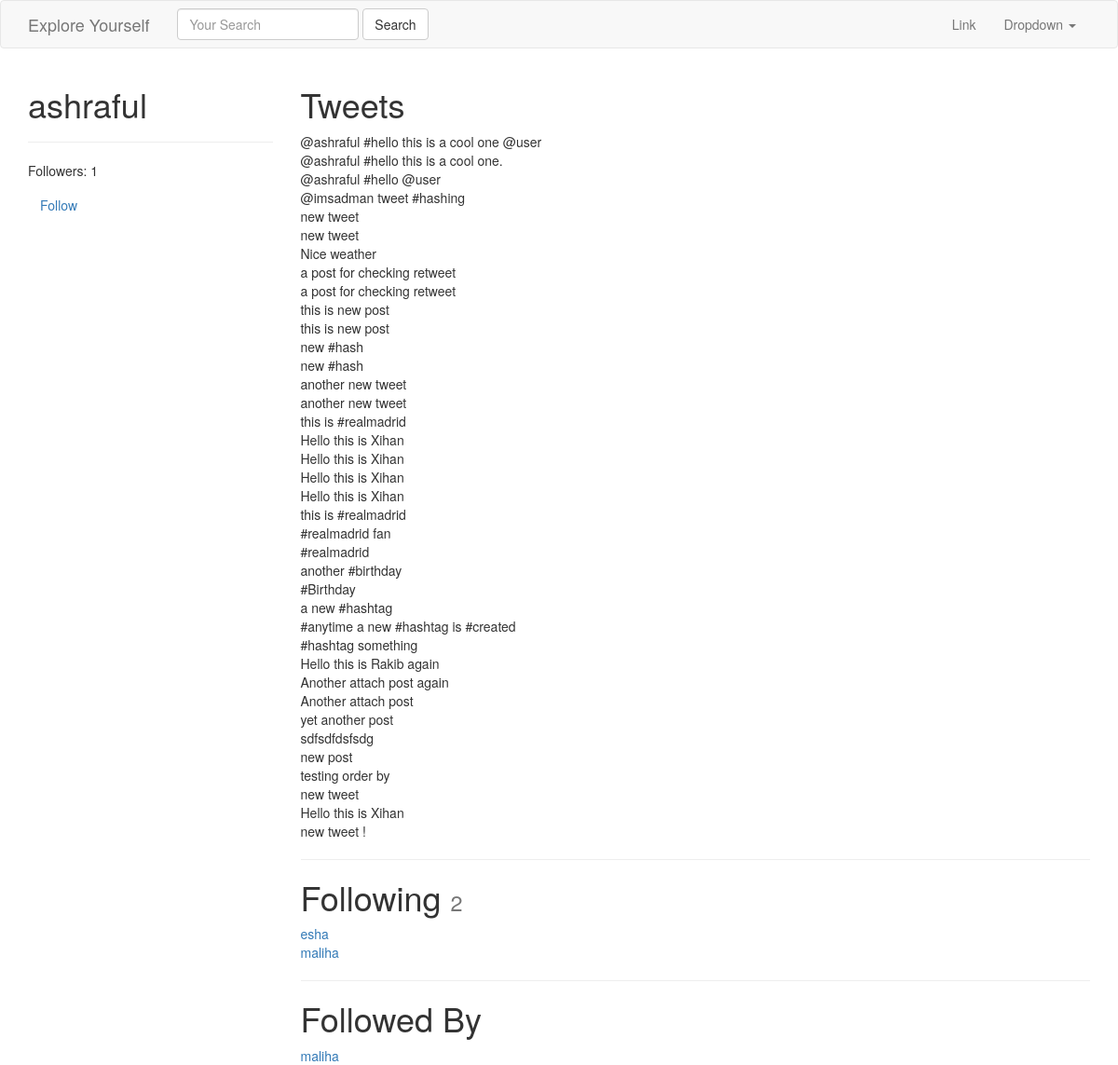
Before: /ashraful/ (signed in) with the older database file.
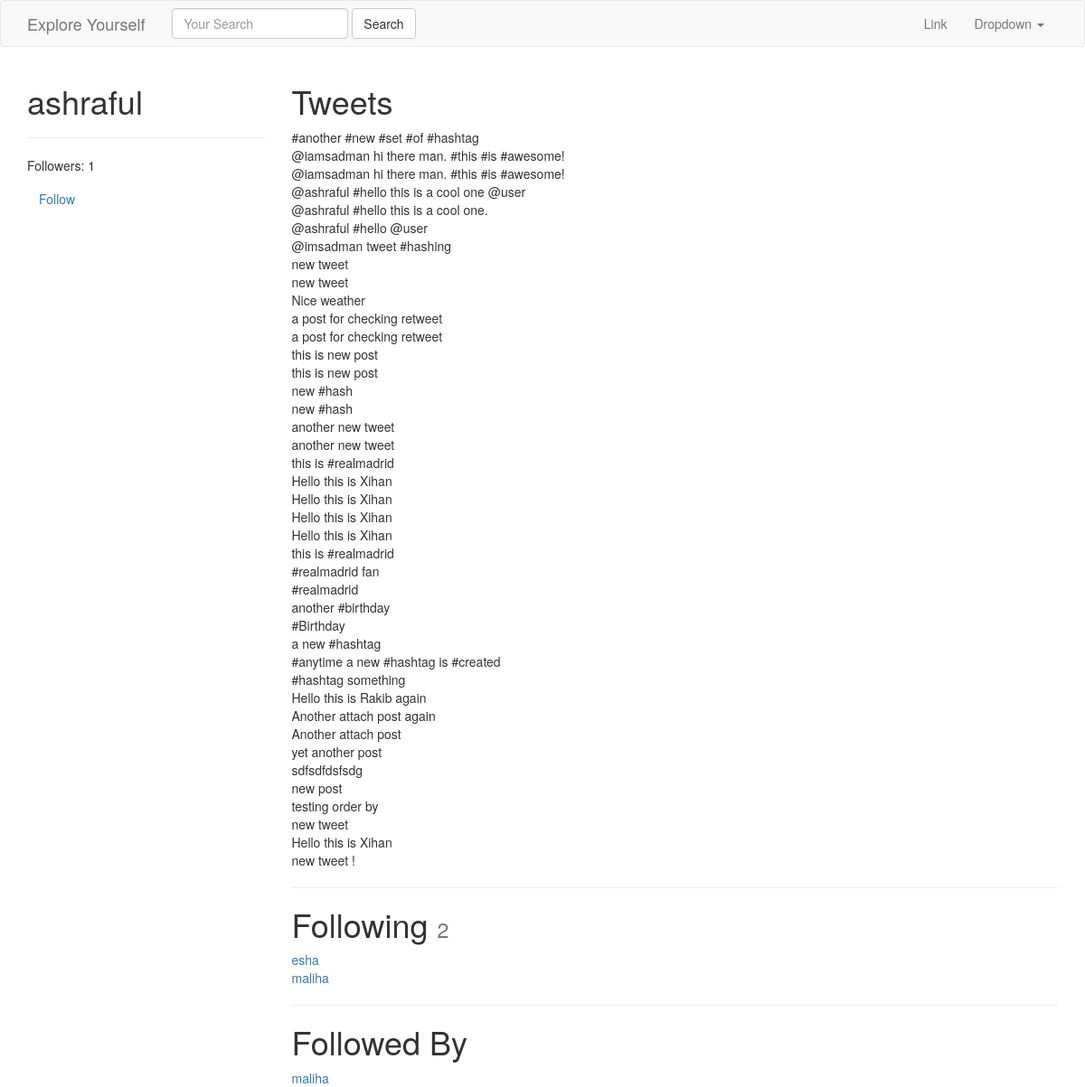
After: the same page with the newer database file.
### tweets/models.py (models this page shows, shortened)
class Tweet(models.Model):
    parent      = models.ForeignKey("self", blank=True, null=True)
    user        = models.ForeignKey(settings.AUTH_USER_MODEL)
    content     = models.CharField(max_length=140, validators=[validate_content])
    updated     = models.DateTimeField(auto_now=True)
    timestamp   = models.DateTimeField(auto_now_add=True)
    objects = TweetManager()
    def __str__(self):
        return str(self.content)
    class Meta:
        ordering = ['-timestamp']

### accounts/models.py (models this page shows, shortened)
class UserProfile(models.Model):
    user        = models.OneToOneField(settings.AUTH_USER_MODEL, related_name='profile') # user.profile
    following   = models.ManyToManyField(settings.AUTH_USER_MODEL, blank=True, related_name='followed_by')
    objects = UserProfileManager() # UserProfile.objects.all()
    def get_following(self):
        users  = self.following.all() # User.objects.all().exclude(username=self.user.username)
        return users.exclude(username=self.user.username)
    def get_follow_url(self):
        return reverse_lazy("profiles:follow", kwargs={"username":self.user.username})

### accounts/views.py (the view)
# urls.py: url(r'^(?P<username>[\w.@+-]+)/$', UserDetailView.as_view(), name='detail'), #tweet/1/
class UserDetailView(DetailView):
    template_name = 'accounts/user_detail.html'
    queryset = User.objects.all()
    def get_object(self):
        return get_object_or_404(
                    User,
                    username__iexact=self.kwargs.get("username")
                    )
    def get_context_data(self, *args, **kwargs):
        context = super(UserDetailView, self).get_context_data(*args, **kwargs)
        following = UserProfile.objects.is_following(self.request.user, self.get_object())
        context['following'] = following
        return context

### accounts/models.py (called while the page is built)
    def all(self):
        qs = self.get_queryset().all()
        try:
            if self.instance:
                qs = qs.exclude(user=self.instance)
        except:
            pass
        return qs

    def is_following(self, user, followed_by_user):
        user_profile, created = UserProfile.objects.get_or_create(user=user)
        if created:
            return False
        if followed_by_user in user_profile.following.all():
            return True
        return False

### accounts/templates/accounts/user_detail.html
{% extends "base.html" %}
{% block content %}
<div class='row'>
    <div class='col-sm-3 col-xs-12'>
        <h1>{{ object.username }} </h1>
        <hr/>
        <p>Followers: {{ object.followed_by.all.count }}</p>
        <p>
            <a class='btn btn-link' href='{{ object.profile.get_follow_url }}'>
                    {% if following %}Unfollow{% else %}Follow{% endif %}
                </a>
        </p>
    </div>
    <div class='col-sm-9 col-xs-12'>
         <h1>Tweets</h1>
         {% for tweet in object.tweet_set.all %}
         {{ tweet }}<br/>
         {% endfor %}
         <hr/>
          <h1>Following <small>{{ object.profile.get_following.count }}</small></h1>
             {% for user in object.profile.get_following %}
             <a href='/{{ user.username }}'>{{ user.username }}</a><br/>
             {% empty %}
             <h4>Not following any users</h4>
             {% endfor %}
          <hr/>
          <h1>Followed By</h1>
             {% for profile in object.followed_by.all %}
             <a href='/{{ profile.user.username }}'>{{ profile.user.username }}</a><br/>
             {% empty %}
             <h4>Not followed by any users</h4>
             {% endfor %}
     </div>
</div>
{% endblock content %}

Changed rows visible on the page:
added Tweet: content "#another #new #set #of #hashtag"
added Tweet: content "@iamsadman hi there man. #this #is #awesome!"
added Tweet: content "@iamsadman hi there man. #this #is #awesome!"
